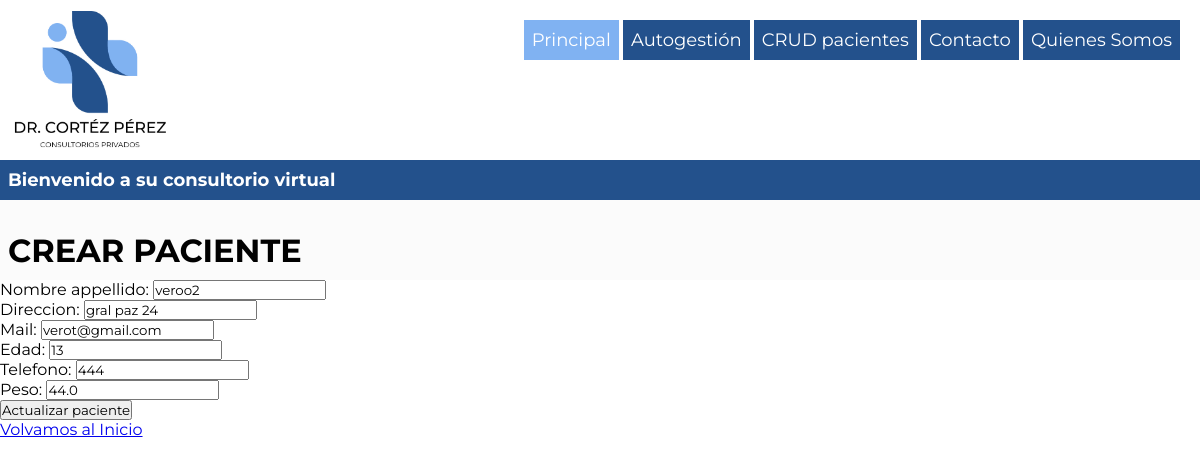
The app's page /paciente/2/update/ with its own data.
### app_consultorio/models.py (models this page shows, shortened)
class Paciente(Model):
    nombre_appellido  =  models.CharField(max_length=100,default="Desconocido")
    direccion  =  models.CharField(max_length=100)
    mail  =  models.EmailField(blank=False,null=False,default="no_email_contact@gmail.com")
    edad  = models.PositiveSmallIntegerField(blank=False,null=False)
    telefono  =  models.CharField(max_length=20)
    peso  = models.FloatField(blank=True, null=True)
    alta_paciente  = models.DateField(auto_now=True)
    class Meta:
        db_table = "consultorio_del_Dr"

### app_consultorio/views.py (the view)
# urls.py: path("<int:pk>/update/", PacienteUpdateView.as_view(), name="update"),
class PacienteUpdateView(PacienteBaseView,UpdateView):
    template_name = "paciente_create.html"
    extra_context = {"tipo": "Actualizar paciente"}

### app_consultorio/templates/paciente_create.html (shortened to what this page needs)
{% extends 'base_template.html' %}
{% block contenido %}
<main>
    <div class="main-color-pacientes">
        <h1>CREAR PACIENTE</h1>
        <form method="post">
            <div>{{form.as_p}}</div>
            <input type="submit" value="{{ tipo }}" />
        </form>
        <a href="{% url 'paciente:all' %}">Volvamos al Inicio</a>
    </div>
</main>
{% endblock %}

### static/css/style.css (style rules this page uses)
* { font-family: 'Montserrat', sans-serif; margin: 0; padding: 0; box-sizing: border-box; }
:root { --azul-oscuro: #23518C; --azul-claro: #2C6CBF; --celeste: #80B2F2; --gris: #BFBFBD; --blanco: #FBFBFB; --rojo: #FBC899; font-size: 16px; scroll-behavior: smooth; }
body { background-color: white; }
main div h1 { background-color: var(--blanco); height: 10vh; color: black; text-align: center; font-size: 4vh; padding-top: 3.5vh; }

### static/css/header.css (style rules this page uses)
h1 { width: 100%; background-color: var(--azul-oscuro); height: fit-content; min-height: 5vh; font-weight: bold; color: white; font-size: 18px; padding: 8px; display: flex; flex-wrap: wrap; align-items: center; align-content: center; }

### records on screen
Paciente: nombre_appellido "veroo2", direccion "gral paz 24", mail "verot@gmail.com", edad "13", telefono "444", peso "44.0"
